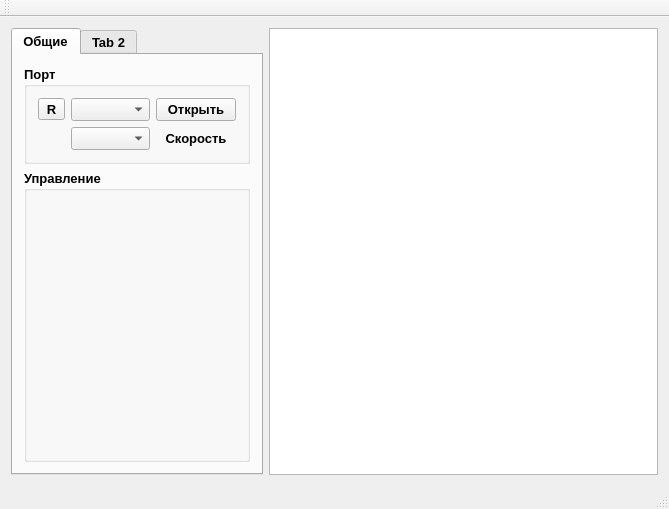
<?xml version="1.0" encoding="UTF-8"?>
<ui version="4.0">
 <class>CGPSTerminal</class>
 <widget class="QMainWindow" name="CGPSTerminal">
  <property name="geometry">
   <rect>
    <x>0</x>
    <y>0</y>
    <width>669</width>
    <height>509</height>
   </rect>
  </property>
  <property name="font">
   <font>
    <family>Arial</family>
    <pointsize>10</pointsize>
   </font>
  </property>
  <property name="windowTitle">
   <string>CGPSTerminal</string>
  </property>
  <property name="windowIcon">
   <iconset resource="GPSTerminal.qrc">
    <normaloff>:/new/gpsterminal/image/telit.png</normaloff>:/new/gpsterminal/image/telit.png</iconset>
  </property>
  <widget class="QWidget" name="centralWidget">
   <layout class="QHBoxLayout" name="horizontalLayout">
    <item>
     <widget class="QTabWidget" name="m_tbControlPanel">
      <property name="sizePolicy">
       <sizepolicy hsizetype="Preferred" vsizetype="Expanding">
        <horstretch>0</horstretch>
        <verstretch>0</verstretch>
       </sizepolicy>
      </property>
      <property name="font">
       <font>
        <weight>75</weight>
        <bold>true</bold>
       </font>
      </property>
      <widget class="QWidget" name="tbGeneral">
       <attribute name="title">
        <string>Общие</string>
       </attribute>
       <layout class="QVBoxLayout" name="verticalLayout">
        <item>
         <widget class="QGroupBox" name="m_gbPort">
          <property name="sizePolicy">
           <sizepolicy hsizetype="MinimumExpanding" vsizetype="Fixed">
            <horstretch>0</horstretch>
            <verstretch>0</verstretch>
           </sizepolicy>
          </property>
          <property name="font">
           <font>
            <family>Arial</family>
            <weight>75</weight>
            <bold>true</bold>
           </font>
          </property>
          <property name="title">
           <string>Порт</string>
          </property>
          <layout class="QGridLayout" name="gridLayout">
           <item row="0" column="2">
            <widget class="QPushButton" name="m_pbOpenPort">
             <property name="sizePolicy">
              <sizepolicy hsizetype="Fixed" vsizetype="Fixed">
               <horstretch>0</horstretch>
               <verstretch>0</verstretch>
              </sizepolicy>
             </property>
             <property name="text">
              <string>Открыть</string>
             </property>
             <property name="checkable">
              <bool>true</bool>
             </property>
            </widget>
           </item>
           <item row="0" column="0">
            <widget class="QToolButton" name="m_tbUpdateListPort">
             <property name="text">
              <string>R</string>
             </property>
            </widget>
           </item>
           <item row="0" column="1">
            <widget class="QComboBox" name="m_cbPortList"/>
           </item>
           <item row="1" column="1">
            <widget class="QComboBox" name="m_cbSpeedList"/>
           </item>
           <item row="1" column="2">
            <widget class="QLabel" name="m_lblTextSpeed">
             <property name="text">
              <string>Скорость</string>
             </property>
             <property name="alignment">
              <set>Qt::AlignCenter</set>
             </property>
            </widget>
           </item>
          </layout>
         </widget>
        </item>
        <item>
         <widget class="QGroupBox" name="groupBox_2">
          <property name="font">
           <font>
            <weight>75</weight>
            <bold>true</bold>
           </font>
          </property>
          <property name="title">
           <string>Управление</string>
          </property>
         </widget>
        </item>
       </layout>
      </widget>
      <widget class="QWidget" name="tab_2">
       <attribute name="title">
        <string>Tab 2</string>
       </attribute>
      </widget>
     </widget>
    </item>
    <item>
     <widget class="QTextEdit" name="m_teTerminal">
      <property name="font">
       <font>
        <pointsize>10</pointsize>
        <weight>75</weight>
        <bold>true</bold>
       </font>
      </property>
     </widget>
    </item>
   </layout>
  </widget>
  <widget class="QMenuBar" name="menuBar">
   <property name="geometry">
    <rect>
     <x>0</x>
     <y>0</y>
     <width>669</width>
     <height>23</height>
    </rect>
   </property>
  </widget>
  <widget class="QToolBar" name="mainToolBar">
   <attribute name="toolBarArea">
    <enum>TopToolBarArea</enum>
   </attribute>
   <attribute name="toolBarBreak">
    <bool>false</bool>
   </attribute>
  </widget>
  <widget class="QStatusBar" name="statusBar">
   <property name="font">
    <font>
     <family>Arial Black</family>
     <pointsize>10</pointsize>
     <weight>75</weight>
     <bold>true</bold>
    </font>
   </property>
  </widget>
 </widget>
 <layoutdefault spacing="6" margin="11"/>
 <resources>
  <include location="GPSTerminal.qrc"/>
 </resources>
 <connections/>
</ui>
